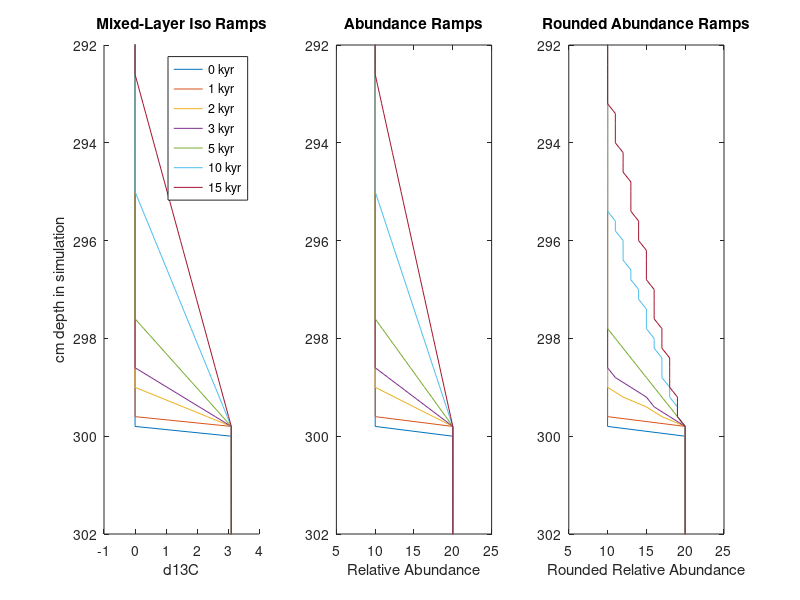

Source code (MATLAB): (Note: a time limit stopped this script after it produced the figure.)
% Individual foraminifera mixing: test effect of vary CIE-onset duration
% 24Apr16 (original code: 18Mar16)
% modified June 22nd,2016 for low-CIE sedimentation rates of 0.5cm/kyr
% PM Hull
%------------%------------%------------%------------%------------%
%% Load Mixing Profiles 

% change directory to data files
cd('/Users/Celli/Documents/research/mix690/mixing-modeling/experiments/mixing.profiles')

load('SedRate2.5_k3_zo10_zs1.5.mat', 'histarch')    % point mixing profiles
mix1=histarch; clear histarch
%------------%------------%------------%------------%------------%
%% Process and Calculate Typical Sediment Mixing Profile

% Extract mixing profile & trim 
sedRate=2.5;  	% cm/kyr; sed. rate (from generating point mixing code)
depInc=0.2; 	% cm; sed. depth increment during mixing (from generating point mixing code)
sedcol=200;     % cm; full sediment column height (from generating point mixing code)
stpt=length(0:60);	% time starts 0kyr, ends 60kyr (from generating point mixing code)

% calculate typical (median) mixing profile & use throughout
mix1med=median(mix1,2);	
plot(mix1med)  % check out median mixing profile

% center profile on profile start point (0depth==center mixing)
mix1Index=(1:length(mix1med));
mix1depth=(0:depInc:sedcol)-(stpt*sedRate);
plot(mix1depth,mix1med) % double check mixing profile

% trim mixing profile to use as sliding-sediment mixer
t1min=min(mix1Index(mix1med>0)); t1max=max(mix1Index(mix1med>0)); % set edges
mix1trim=horzcat(mix1depth(t1min:t1max)', mix1med(t1min:t1max));  % trim the sliding window
plot(mix1trim(:,1), mix1trim(:,2))  %check it!
%------------%------------%------------%------------%------------%
%% Set Up Ramp Experiments: only for surface species

% set up big block of sediment (so edge-effects can be trimmed)
maxBlock=6*100; 	% 6meters *100 cm/m
block=(0:depInc:maxBlock);  % make column of sediment chunks 
midpt=round(length(block)/2); % mid-point anchors PETM(@midpt) & gaps 
minInset=length(0:depInc:100); % edge trimming on sediment block (upper)
maxInset=length(block)-minInset;% edge trimming on sediment block (lower)

%  50% abund. change (lower in 'CIE'): order mag. larger pop for ramp stats
abund50 = vertcat((ones(midpt-1,1)*10), ones(midpt,1)*20);    % 50% decline

% 'Surface' Species: step change from 3.1 per mil to 0 per mil in CIE
surfMean=vertcat(ones(midpt-1,1)*0, ones(midpt,1)*3.1); 
surfSd=0.3;  % st dev of individual isotope values within a sample

%CIE onset length (round down to whole steps; rounding offsets of up to 100 years)

%Divide all input duration by '5' to mimic the sedimentation rate drop to
%0.5kyr/cm
kyr1samp=floor((1/5)*sedRate*(1/depInc));
kyr2samp=floor((2/5)*sedRate*(1/depInc));
kyr3samp=floor((3/5)*sedRate*(1/depInc));
kyr5samp=floor((5/5)*sedRate*(1/depInc));
kyr10samp=floor((10/5)*sedRate*(1/depInc));
kyr15samp=floor((15/5)*sedRate*(1/depInc));
%------------%------------%------------%------------%------------%
%% Set Up Ramp Experiments: CIE ramp in isotope values
tY=[0 3.1];
%1 kyr
tX= [1 kyr1samp]; tInt=[1:kyr1samp]; tMean=interp1 (tX, tY, tInt);
surfMean1kyr=surfMean;
surfMean1kyr((midpt-kyr1samp):(midpt-1))= tMean;
clear tX tInt tMean

%2 kyr
tX= [1 kyr2samp]; tInt=[1:kyr2samp]; tMean=interp1 (tX, tY, tInt);
surfMean2kyr=surfMean;
surfMean2kyr((midpt-kyr2samp):(midpt-1))= tMean;
clear tX tInt tMean

%3 kyr
tX= [1 kyr3samp]; tInt=[1:kyr3samp]; tMean=interp1 (tX, tY, tInt);
surfMean3kyr=surfMean;
surfMean3kyr((midpt-kyr3samp):(midpt-1))= tMean;
clear tX tInt tMean

%5 kyr
tX= [1 kyr5samp]; tInt=[1:kyr5samp]; tMean=interp1 (tX, tY, tInt);
surfMean5kyr=surfMean;
surfMean5kyr((midpt-kyr5samp):(midpt-1)) = tMean;
clear tX tInt tMean

%10 kyr
tX= [1 kyr10samp]; tInt=[1:kyr10samp]; tMean=interp1 (tX, tY, tInt);
surfMean10kyr=surfMean;
surfMean10kyr((midpt-kyr10samp):(midpt-1))= tMean;
clear tX tInt tMean

%15 kyr
tX= [1 kyr15samp]; tInt=[1:kyr15samp]; tMean=interp1 (tX, tY, tInt);
surfMean15kyr=surfMean;
surfMean15kyr((midpt-kyr15samp):(midpt-1))= tMean;
clear tX tY tInt tMean
%------------%------------%------------%------------%------------%
%% Set Up Ramp Experiments: CIE ramp in abundance values
tY=[10 20];
%1 kyr
tX= [1 kyr1samp]; tInt=[1:kyr1samp]; tMean=interp1 (tX, tY, tInt);
abund1kyr=abund50;
abund1kyr((midpt-kyr1samp):(midpt-1))= tMean;
clear tX tInt tMean

%2 kyr
tX= [1 kyr2samp]; tInt=[1:kyr2samp]; tMean=interp1 (tX, tY, tInt);
abund2kyr=abund50;
abund2kyr((midpt-kyr2samp):(midpt-1))= tMean;
clear tX tInt tMean

%3 kyr
tX= [1 kyr3samp]; tInt=[1:kyr3samp]; tMean=interp1 (tX, tY, tInt);
abund3kyr=abund50;
abund3kyr((midpt-kyr3samp):(midpt-1))= tMean;
clear tX tInt tMean

%5 kyr
tX= [1 kyr5samp]; tInt=[1:kyr5samp]; tMean=interp1 (tX, tY, tInt);
abund5kyr=abund50;
abund5kyr((midpt-kyr5samp):(midpt-1))= tMean;
clear tX tInt tMean

%10 kyr
tX= [1 kyr10samp]; tInt=[1:kyr10samp]; tMean=interp1 (tX, tY, tInt);
abund10kyr=abund50;
abund10kyr((midpt-kyr10samp):(midpt-1))= tMean;
clear tX tInt tMean

%15 kyr
tX= [1 kyr15samp]; tInt=[1:kyr15samp]; tMean=interp1 (tX, tY, tInt);
abund15kyr=abund50;
abund15kyr((midpt-kyr15samp):(midpt-1))= tMean;
clear tX tInt tMean

%save unrounded-ramps for supplemental plots
abund1kyrInit=abund1kyr; abund2kyrInit=abund2kyr; abund3kyrInit=abund3kyr;
abund5kyrInit=abund5kyr; abund10kyrInit=abund10kyr; abund15kyrInit=abund15kyr;

%modify abundance ramps to whole steps needed for mixing
abund1kyr=floor(abund1kyr); abund2kyr=floor(abund2kyr); abund3kyr=floor(abund3kyr);
abund5kyr=floor(abund5kyr); abund10kyr=floor(abund10kyr); abund15kyr=floor(abund15kyr);
%------------%------------%------------%------------%------------%
%% Set Up Ramp Experiments: CIE ramp in abundance values

cd('/Users/Celli/Documents/research/mix690/mixing-modeling')

% Generate matching index of depth in sediment column
section = vertcat(block, (block*sedRate), (1:length(block)))' ;

figure;

subplot(1,3,1);  % ramp in mean isotope value
hold on;
plot(surfMean,section(:,1))
hold on
plot(surfMean1kyr,section(:,1))
plot(surfMean2kyr,section(:,1))
plot(surfMean3kyr,section(:,1))
plot(surfMean5kyr,section(:,1))
plot(surfMean10kyr,section(:,1))
plot(surfMean15kyr,section(:,1))
title ('Mixed-Layer Iso Ramps')
set(gca,'Ydir','reverse')
axis([-1.0 4.0 292 302]);
xlabel('d13C')
ylabel ('cm depth in simulation')
legend('0 kyr', '1 kyr', '2 kyr', '3 kyr', '5 kyr', '10 kyr', '15 kyr')

subplot(1,3,2);  % ramp in relative abundance 
plot(abund50,section(:,1))
hold on
plot(abund1kyrInit,section(:,1))
plot(abund2kyrInit,section(:,1))
plot(abund3kyrInit,section(:,1))
plot(abund5kyrInit,section(:,1))
plot(abund10kyrInit,section(:,1))
plot(abund15kyrInit,section(:,1))
title ('Abundance Ramps')
set(gca,'Ydir','reverse')
axis([5 25 292 302]);
xlabel('Relative Abundance')

subplot(1,3,3);  % ramp in relative abundance:rounded 
plot(abund50,section(:,1))
hold on
plot(abund1kyr,section(:,1))
plot(abund2kyr,section(:,1))
plot(abund3kyr,section(:,1))
plot(abund5kyr,section(:,1))
plot(abund10kyr,section(:,1))
plot(abund15kyr,section(:,1))
title ('Rounded Abundance Ramps')
set(gca,'Ydir','reverse')
axis([5 25 292 302]);
xlabel('Rounded Relative Abundance')
hold off

saveas(gcf, 'SuppFig-OnsetDurationRamps.pdf')
%------------%------------%------------%------------%------------%
%% Save Ramps
cd('/Users/Celli/Documents/research/mix690/mixing-modeling/experiments/mixing.profiles')
save ('ramp-scenarios.mat', 'surfMean', 'surfMean1kyr','surfMean2kyr',...
    'surfMean3kyr', 'surfMean5kyr','surfMean10kyr', 'surfMean15kyr',...
    'abund50','abund1kyr', 'abund2kyr', 'abund3kyr', 'abund5kyr',...
    'abund10kyr', 'abund15kyr')
%------------%------------%------------%------------%------------%
%% Set-Up Mix up: Single forams and bulk carbonates

% # forams sampled per sample 
indiv=4;    % value to match empirical ODP 690

% Foram abundance profiles (mixing profiles)
mixS=floor(mix1trim(:,2)); 

% idxSt and idxEnd needed to keep the sliding mixing profile in the block
idxSt=128;       % index impulse point (from generating point mixing code)
idxEnd=length(block)-(length(mixS)-idxSt);

%plotting window constraints
winStart=76; winStop=116;

%trim section span
section=section(minInset:maxInset,:);
%------------%------------%------------%------------%------------%
%% Mix up: Single surface forams along varying CIE onset durations

cd('/Users/Celli/Documents/research/mix690/mixing-modeling/experiments/mixing.profiles')

%loop through all onset durations
for a = 1:7  
    
    % loop through isotope and abundance options
    if a==1
        surfy=surfMean; ABUNDs=abund50;
    elseif a==2
        surfy=surfMean1kyr; ABUNDs=abund1kyr;
    elseif a==3
        surfy=surfMean2kyr; ABUNDs=abund2kyr;
    elseif a==4
        surfy=surfMean3kyr; ABUNDs=abund3kyr;
    elseif a==5
        surfy=surfMean5kyr; ABUNDs=abund5kyr;
    elseif a==6
        surfy=surfMean10kyr; ABUNDs=abund10kyr;
    elseif a==7
        surfy=surfMean15kyr; ABUNDs=abund15kyr;
    end

    % Set up cell-structure for results
    sCell = cell(1, length(block));

    for b = idxSt:idxEnd   
        % Loop slides mixed window down sediment block and considers fate of
        % each chunk of sediment individually (0.2 cm at a time)
    
        % Sediment block sliding position
        startB=(b-idxSt+1);
        stopB=b+(length(mixS)-idxSt)-1;
        
        tick=1; % ticker trackers relative location within mixing profile
    
        for j = startB:stopB  % Consider fate of fossils from a given sediment chunk
            if mixS(tick)>0    % For surface foraminifera
                tempJ = surfSd .* randn((mixS(tick)*ABUNDs(b)),1) + surfy(b);
                sCell{j} = vertcat(sCell{j}, tempJ);
                clear tempJ
            end
            tick=tick+1;
        end
        clear tick
    end

    %trim edges of sediment block ('burn in' edges)
    sCell=sCell(minInset:maxInset);

    % subsample to match emperical sample resolution (every 2cm at ODP 690)
    subsample=(1:10:length(section(:,1)));
    sCell=sCell(subsample);

    % trim all variables to match plotting window: central plotting window is
    % 250-330 cm in the section-index.  250cm is at index 76; 330cm at 116
    sCell=sCell(winStart:winStop);

    % loop through saving
    if a==1
        save ('mixed-noramp.mat', 'sCell', '-v7.3');
    elseif a==2
        save ('mixed-1kyrramp.mat', 'sCell', '-v7.3');
    elseif a==3
        save ('mixed-2kyrramp.mat', 'sCell', '-v7.3');
    elseif a==4
        save ('mixed-3kyrramp.mat', 'sCell', '-v7.3');
    elseif a==5
        save ('mixed-5kyrramp.mat', 'sCell', '-v7.3');
    elseif a==6
        save ('mixed-10kyrramp.mat', 'sCell', '-v7.3');
    elseif a==7
        save ('mixed-15kyrramp.mat','sCell', '-v7.3');
    end
    
    clear surfy ABUNDs sCell subsample

end
